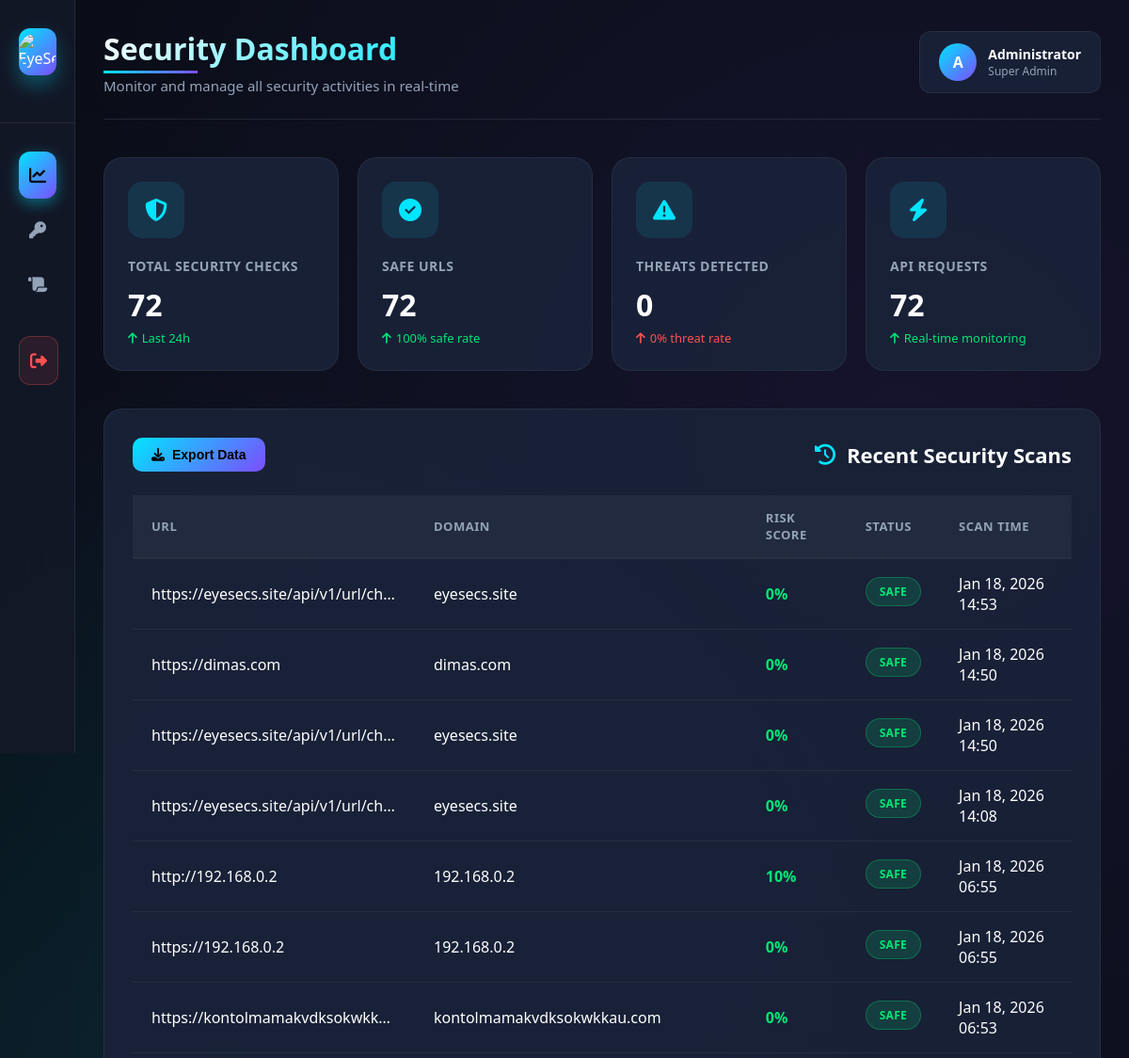
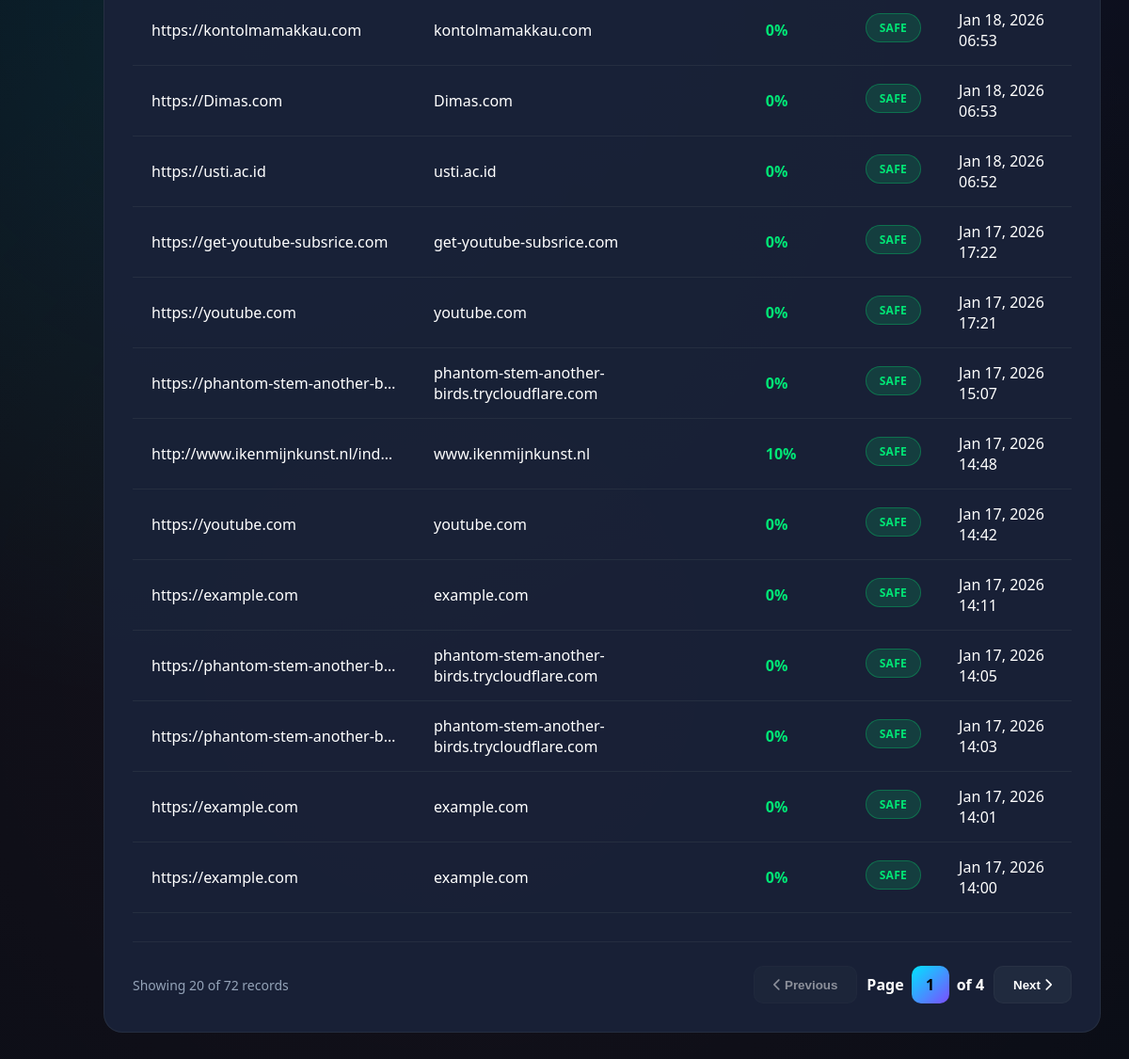
Screenshot of /admin (signed in) with the database file from the repository (2 pictures, top to bottom).
### tables this page shows
CREATE TABLE `urls` (
  `id` int(11) NOT NULL AUTO_INCREMENT,
  `url` text NOT NULL,
  `domain` varchar(255) DEFAULT NULL,
  `risk_score` decimal(5,2) DEFAULT NULL,
  `is_phishing` tinyint(1) DEFAULT NULL,
  `ssl_valid` tinyint(1) DEFAULT NULL,
  `redirect_count` int(11) DEFAULT NULL,
  `checked_at` timestamp NOT NULL DEFAULT current_timestamp(),
  PRIMARY KEY (`id`)
);

### admin/dashboard.php (the view, shortened to what this page needs)
<?php
require '../api/config/database.php';
$limit = 20;
$page = isset($_GET['page']) ? (int)$_GET['page'] : 1;
$offset = ($page - 1) * $limit;
$totalRequest = (int) $pdo->query("SELECT COUNT(*) FROM api_logs")->fetchColumn();
$totalUrl     = (int) $pdo->query("SELECT COUNT(*) FROM urls")->fetchColumn();
$safeUrl      = (int) $pdo->query("SELECT COUNT(*) FROM urls WHERE is_phishing = 0")->fetchColumn();
$dangerUrl    = (int) $pdo->query("SELECT COUNT(*) FROM urls WHERE is_phishing = 1")->fetchColumn();
$dangerRate = $totalUrl > 0 ? round(($dangerUrl / $totalUrl) * 100, 1) : 0;
$totalData = (int) $pdo->query("SELECT COUNT(*) FROM urls")->fetchColumn();
$totalPages = ceil($totalData / $limit);
$stmt = $pdo->prepare("
    SELECT u.id, u.url, u.domain, u.risk_score, u.is_phishing, u.checked_at
    FROM urls u
    ORDER BY u.id DESC
    LIMIT :limit OFFSET :offset
");
$stmt->bindValue(':limit', $limit, PDO::PARAM_INT);
$stmt->bindValue(':offset', $offset, PDO::PARAM_INT);
$stmt->execute();
$recent = $stmt->fetchAll(PDO::FETCH_ASSOC);
?>
        <header class="page-header">
            <div class="header-title">
                <h1>Security Dashboard</h1>
                <p>Monitor and manage all security activities in real-time</p>
            </div>
            <div class="header-actions">
                <div class="user-profile">
                    <div class="user-avatar">A</div>
                    <div class="user-info">
                        <span class="user-name">Administrator</span>
                        <span class="user-role">Super Admin</span>
                    </div>
                </div>
            </div>
        </header>
        <div class="stats-grid">
            <div class="stat-card">
                <div class="stat-icon">
                    <i class="fas fa-shield-alt"></i>
                </div>
                <div class="stat-content">
                    <h3>Total Security Checks</h3>
                    <div class="value"><?php echo number_format($totalUrl); ?></div>
                    <div class="trend positive">
                        <i class="fas fa-arrow-up"></i>
                        <span>Last 24h</span>
                    </div>
                </div>
            </div>
            <div class="stat-card">
                <div class="stat-icon">
                    <i class="fas fa-check-circle"></i>
                </div>
                <div class="stat-content">
                    <h3>Safe URLs</h3>
                    <div class="value safe"><?php echo number_format($safeUrl); ?></div>
                    <div class="trend positive">
                        <i class="fas fa-arrow-up"></i>
                        <span><?php echo $totalUrl > 0 ? round(($safeUrl / $totalUrl) * 100, 1) : 0; ?>% safe rate</span>
                    </div>
                </div>
            </div>
            <div class="stat-card">
                <div class="stat-icon">
                    <i class="fas fa-exclamation-triangle"></i>
                </div>
                <div class="stat-content">
                    <h3>Threats Detected</h3>
                    <div class="value danger"><?php echo number_format($dangerUrl); ?></div>
                    <div class="trend negative">
                        <i class="fas fa-arrow-up"></i>
                        <span><?php echo $dangerRate; ?>% threat rate</span>
                    </div>
                </div>
            </div>
            <div class="stat-card">
                <div class="stat-icon">
                    <i class="fas fa-bolt"></i>
                </div>
                <div class="stat-content">
                    <h3>API Requests</h3>
                    <div class="value"><?php echo number_format($totalRequest); ?></div>
                    <div class="trend positive">
                        <i class="fas fa-arrow-up"></i>
                        <span>Real-time monitoring</span>
                    </div>
                </div>
            </div>
        </div>
        <div class="table-container">
            <div class="section-header">
                <button class="btn btn-primary" onclick="exportData()">
                    <i class="fas fa-download"></i>
                    Export Data
                </button>
                <h2 class="section-title">
                    <i class="fas fa-history"></i>
                    Recent Security Scans
                </h2>
            </div>
            <table class="data-table">
                <thead>
                    <tr>
                        <th>URL</th>
                        <th>Domain</th>
                        <th>Risk Score</th>
                        <th>Status</th>
                        <th>Scan Time</th>
                    </tr>
                </thead>
                <tbody>
                    <?php if (empty($recent)): ?>
                        <tr>
                            <td colspan="6" style="text-align: center; padding: 40px; color: var(--text-secondary);">
                                <i class="fas fa-inbox" style="font-size: 48px; margin-bottom: 15px; display: block;"></i>
                                No data available
                            </td>
                        </tr>
                    <?php else: ?>
                        <?php foreach ($recent as $r): ?>
                            <tr>
                                <td class="url-cell" title="<?php echo htmlspecialchars($r['url']); ?>">
                                    <?php echo htmlspecialchars(substr($r['url'], 0, 50)); ?>
                                </td>
                                <td><?php echo htmlspecialchars($r['domain']); ?></td>
                                <td>
                                    <?php
                                    $riskScore = round($r['risk_score'] * 100);
                                    $riskClass = 'high';
                                    if ($riskScore <= 30) $riskClass = 'low';
                                    elseif ($riskScore <= 70) $riskClass = 'medium';
                                    ?>
                                    <span class="risk-score <?php echo $riskClass; ?>">
                                        <?php echo $riskScore; ?>%
                                    </span>
                                </td>
                                <td>
                                    <?php if ($r['is_phishing']): ?>
                                        <span class="badge badge-danger">THREAT DETECTED</span>
                                    <?php else: ?>
                                        <span class="badge badge-safe">SAFE</span>
                                    <?php endif; ?>
                                </td>
                                <td>
                                    <?php echo date("M d, Y H:i", strtotime($r['checked_at'])); ?>
                                </td>
                            </tr>
                        <?php endforeach; ?>
                    <?php endif; ?>
                </tbody>
            </table>
            <div class="pagination">
                <div class="pagination-info">
                    Showing <?php echo min($limit, count($recent)); ?> of <?php echo number_format($totalData); ?> records
                </div>
                <div class="pagination-buttons">
                    <button class="page-btn"
                            onclick="goToPage(<?php echo $page - 1; ?>)"
                            <?php echo $page <= 1 ? 'disabled' : ''; ?>>
                        <i class="fas fa-chevron-left"></i> Previous
                    </button>
                    <div class="page-number">
                        <span>Page</span>
                        <span class="current-page"><?php echo $page; ?></span>
                        <span>of <?php echo $totalPages; ?></span>
                    </div>
                    <button class="page-btn"
                            onclick="goToPage(<?php echo $page + 1; ?>)"
                            <?php echo $page >= $totalPages ? 'disabled' : ''; ?>>
                        Next <i class="fas fa-chevron-right"></i>
                    </button>
                </div>
            </div>
        </div>

### admin/index.php (shortened to what this page needs)
<?php
require '../api/config/database.php';
?>
<!DOCTYPE html>
<html lang="id">
<head>
    <link rel="stylesheet" href="https://cdnjs.cloudflare.com/ajax/libs/font-awesome/6.4.0/css/all.min.css">
    <link rel="stylesheet" href="style.css">
</head>
<body>
    <?php require "sidebar.php";?>
    <div class="main-content">
        <?php
            if($_GET['menu'] == null ) {
                include "dashboard.php";
            } elseif ($_GET['menu'] == 'ApiKeys' ) {
                include "api_keys.php";
            } elseif ($_GET['menu'] == 'logs' ) {
                include "logs.php";
            }
                exit();
            ?>

### admin/sidebar.php (shortened to what this page needs)
<head>
    <link rel="stylesheet" href="https://cdnjs.cloudflare.com/ajax/libs/font-awesome/6.4.0/css/all.min.css">
</head>
    <div class="sidebar">
        <div class="logo-section">
            <div class="logo">
                <div class="logo-img">
                    <img src="https://eyesecs.site/assets/icons/logo-eyesec.png" alt="EyeSec Logo">
                </div>
            </div>
        </div>
        <nav class="nav-menu">
            <a href="/admin" class="nav-item" >
                <i class="fas fa-chart-line"></i>
            </a>
            <a href="?menu=ApiKeys" class="nav-item">
                <i class="fas fa-key"></i>
            </a>
            <a href="?menu=logs" class="nav-item">
                <i class="fas fa-scroll"></i>
            </a>
        </nav>
        <div class="logout-btn">
            <a href="logout.php" class="nav-item">
                <i class="fas fa-sign-out-alt"></i>
            </a>
        </div>
    </div>

### admin/sidebar.php (style rules this page uses)
.nav-item.active { color: #000; font-weight: 600; box-shadow: 0 5px 15px rgba(0, 229, 255, 0.4); animation: activePulse 2s infinite; }

### rows the page displays
urls: url "https://eyesecs.site/api/v1/url/ch…", domain "eyesecs.site", risk_score "0", is_phishing "SAFE", checked_at "Jan 18, 2026 14:53"
urls: url "https://dimas.com", domain "dimas.com", risk_score "0", is_phishing "SAFE", checked_at "Jan 18, 2026 14:50"
urls: url "https://eyesecs.site/api/v1/url/ch…", domain "eyesecs.site", risk_score "0", is_phishing "SAFE", checked_at "Jan 18, 2026 14:50"
urls: url "https://eyesecs.site/api/v1/url/ch…", domain "eyesecs.site", risk_score "0", is_phishing "SAFE", checked_at "Jan 18, 2026 14:08"
urls: url "http://192.168.0.2", domain "192.168.0.2", risk_score "10", is_phishing "SAFE", checked_at "Jan 18, 2026 06:55"
urls: url "https://192.168.0.2", domain "192.168.0.2", risk_score "0", is_phishing "SAFE", checked_at "Jan 18, 2026 06:55"
urls: url "https://kontolmamakvdksokwkk…", domain "kontolmamakvdksokwkkau.com", risk_score "0", is_phishing "SAFE", checked_at "Jan 18, 2026 06:53"
urls: url "https://kontolmamakkau.com", domain "kontolmamakkau.com", risk_score "0", is_phishing "SAFE", checked_at "Jan 18, 2026 06:53"
urls: url "https://Dimas.com", domain "Dimas.com", risk_score "0", is_phishing "SAFE", checked_at "Jan 18, 2026 06:53"
urls: url "https://usti.ac.id", domain "usti.ac.id", risk_score "0", is_phishing "SAFE", checked_at "Jan 18, 2026 06:52"
urls: url "https://get-youtube-subsrice.com", domain "get-youtube-subsrice.com", risk_score "0", is_phishing "SAFE", checked_at "Jan 17, 2026 17:22"
urls: url "https://youtube.com", domain "youtube.com", risk_score "0", is_phishing "SAFE", checked_at "Jan 17, 2026 17:21"
urls: url "https://phantom-stem-another-b…", domain "phantom-stem-another-birds.trycloudflare.com", risk_score "0", is_phishing "SAFE", checked_at "Jan 17, 2026 15:07"
urls: url "http://www.ikenmijnkunst.nl/ind…", domain "www.ikenmijnkunst.nl", risk_score "10", is_phishing "SAFE", checked_at "Jan 17, 2026 14:48"
urls: url "https://youtube.com", domain "youtube.com", risk_score "0", is_phishing "SAFE", checked_at "Jan 17, 2026 14:42"
urls: url "https://example.com", domain "example.com", risk_score "0", is_phishing "SAFE", checked_at "Jan 17, 2026 14:11"
urls: url "https://phantom-stem-another-b…", domain "phantom-stem-another-birds.trycloudflare.com", risk_score "0", is_phishing "SAFE", checked_at "Jan 17, 2026 14:05"
urls: url "https://phantom-stem-another-b…", domain "phantom-stem-another-birds.trycloudflare.com", risk_score "0", is_phishing "SAFE", checked_at "Jan 17, 2026 14:03"
urls: url "https://example.com", domain "example.com", risk_score "0", is_phishing "SAFE", checked_at "Jan 17, 2026 14:01"
urls: url "https://example.com", domain "example.com", risk_score "0", is_phishing "SAFE", checked_at "Jan 17, 2026 14:00"

### other values shown
$totalUrl "72"
$safeUrl "72"
$dangerUrl "0"
$dangerRate "0"
$totalRequest "72"
min($limit, count($recent)) "20"
$totalData "72"
$page "1"
$totalPages "4"
